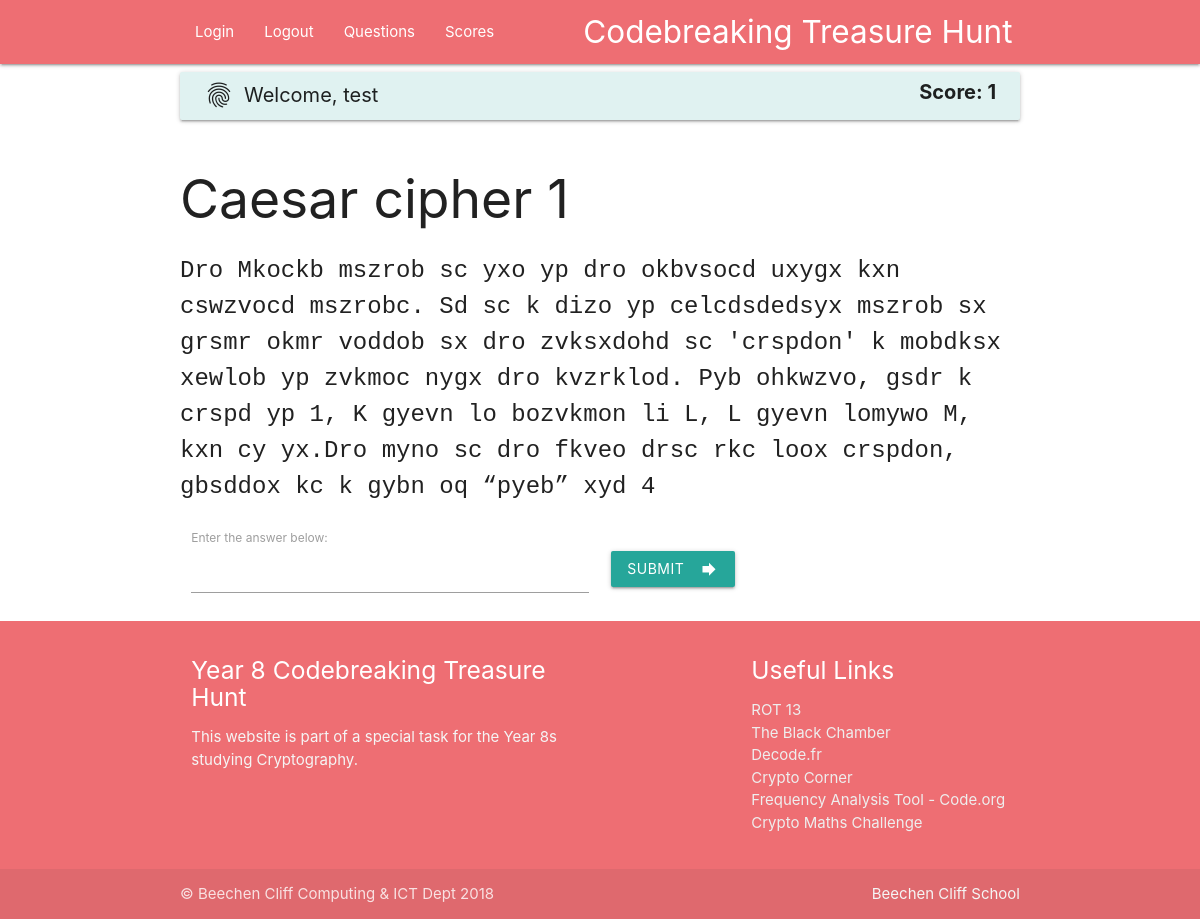
The app's page /question.php?q=1 (signed in) with its own data.
### tables this page shows
CREATE TABLE IF NOT EXISTS `questions` (
  `questions_id` int(11) NOT NULL AUTO_INCREMENT,
  `question_title` varchar(200) DEFAULT NULL,
  `question_descr` varchar(1000) DEFAULT NULL,
  `question_answer` varchar(200) DEFAULT NULL,
  `question_points` int(11) NOT NULL DEFAULT '1',
  PRIMARY KEY (`questions_id`)
);

### question.php (the view, shortened to what this page needs)
<?php
include("includes/connectToDb.php");
include("includes/header.php");
$sql = "SELECT * FROM questions WHERE questions_id=" .$_GET['q'] ;
$result = $conn->query($sql);
if ($result->num_rows > 0) {
    while($row = $result->fetch_assoc()) {
        $question_title = $row["question_title"];
        $question_descr = $row["question_descr"];
    }
} else {
    echo "No data found!";
}
 ?>
<form method="POST" action="">
    <h2><?php echo $question_title?></h2>
    <p class="q_descr"><?php echo $question_descr?></p>
    <div class="row">
      <div class="col s6">
            <label for="">Enter the answer below:</label>
            <input type="text" name="answer"/>
      </div>
      <div class="col s6">
          <br>
           <button class="btn waves-effect waves-light" type="submit" name="action">Submit
           <i class="material-icons right">forward</i>
    </button>
      </div>
    </div>
</form>
<?php
include("includes/footer.php");
?>

### records on screen
questions: question_title "Caesar cipher 1", question_descr "Dro Mkockb mszrob sc yxo yp dro okbvsocd uxygx kxn cswzvocd mszrobc. Sd sc k dizo yp celcdsdedsyx mszrob sx grsmr okmr voddob sx dro zvksxdohd sc 'crspdon' k mobdksx xewlob yp zvkmoc nygx dro kvzrklod. Pyb ohkwzvo, gsdr k crspd yp 1, K gyevn lo bozvkmon li L, L gyevn lomywo M, kxn cy yx.Dro myno sc dro fkveo drsc rkc loox crspdon, gbsddox kc k gybn oq “pyeb” xyd 4"

### other values on screen
$_SESSION["username"] "test"
$row["score"] "1"
